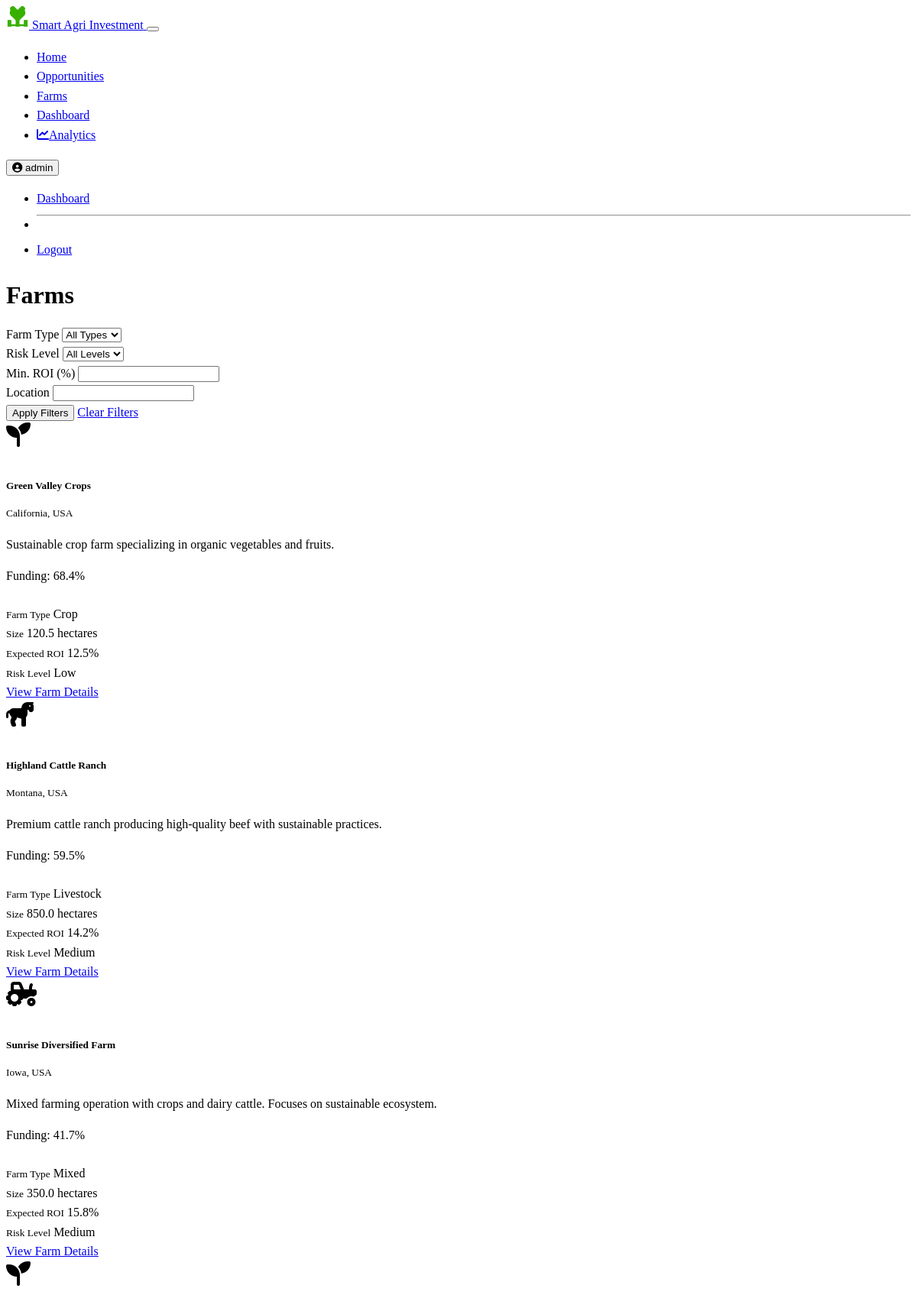
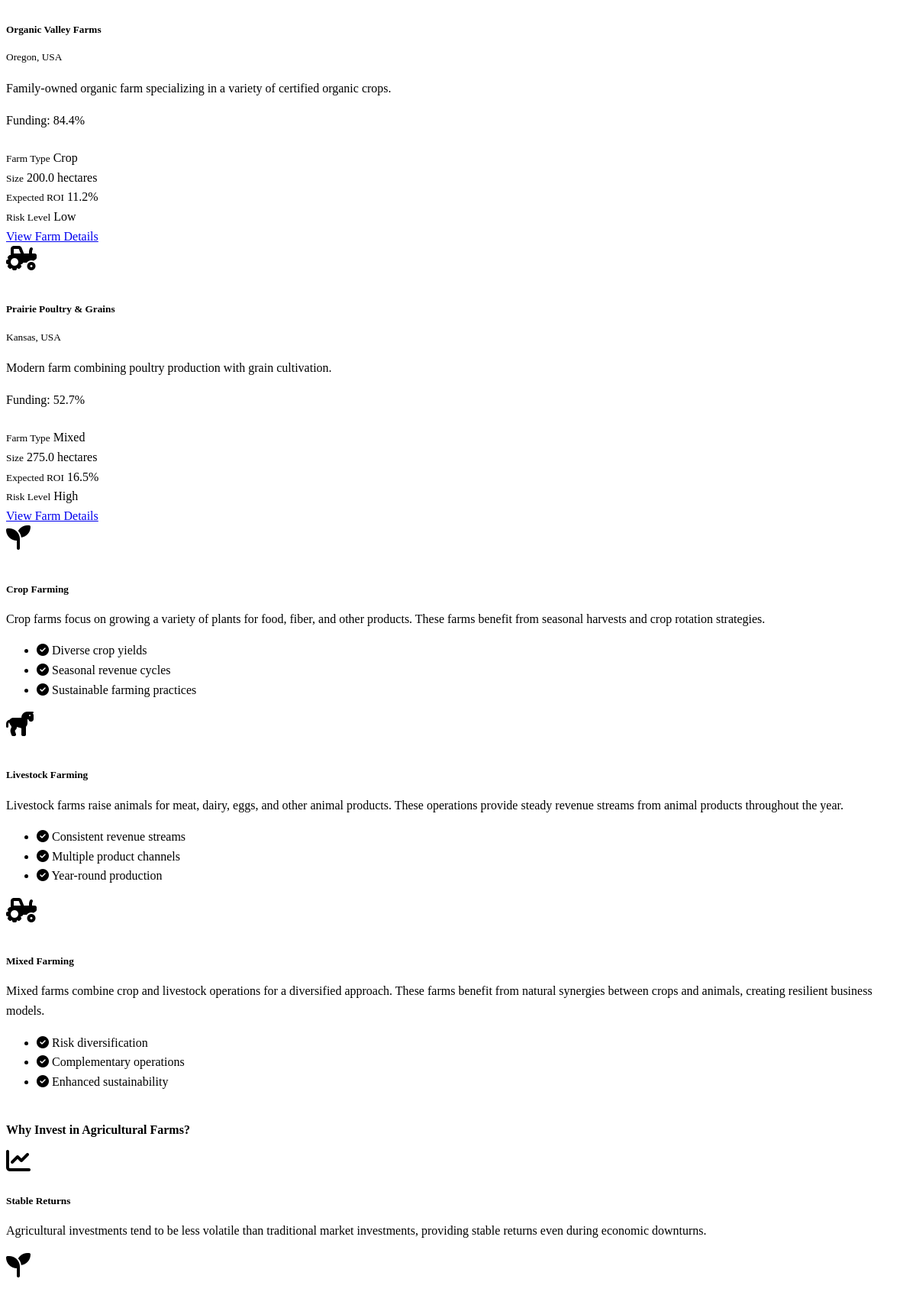
Screenshot of /farms (signed in, upper part) with the database file from the repository (2 pictures, top to bottom).
### models.py (models this page shows, shortened)
class User(UserMixin, db.Model):
    id = db.Column(db.Integer, primary_key=True)
    username = db.Column(db.String(64), unique=True, nullable=False)
    email = db.Column(db.String(120), unique=True, nullable=False)
    password_hash = db.Column(db.String(256), nullable=False)
    first_name = db.Column(db.String(64))
    last_name = db.Column(db.String(64))
    created_at = db.Column(db.DateTime, default=datetime.utcnow)
    is_investor = db.Column(db.Boolean, default=True)  # True for investors, False for farm managers
    total_investment = db.Column(db.Float, default=0.0)
    investments = db.relationship('Investment', backref='investor', lazy='dynamic')

class Farm(db.Model):
    id = db.Column(db.Integer, primary_key=True)
    name = db.Column(db.String(128), nullable=False)
    location = db.Column(db.String(256))
    description = db.Column(db.Text)
    farm_type = db.Column(db.String(64))  # e.g., "Crop", "Livestock", "Mixed"
    size_hectares = db.Column(db.Float)
    established_date = db.Column(db.Date)
    created_at = db.Column(db.DateTime, default=datetime.utcnow)
    total_funding_needed = db.Column(db.Float, default=0.0)
    current_funding = db.Column(db.Float, default=0.0)
    expected_roi = db.Column(db.Float)  # Percentage
    risk_level = db.Column(db.String(20))  # "Low", "Medium", "High"
    yield_history = db.Column(db.Text)  # Stored as JSON string
    owner_id = db.Column(db.Integer, db.ForeignKey('user.id'))
    investment_opportunities = db.relationship('InvestmentOpportunity', backref='farm', lazy='dynamic')
    performance_data = db.relationship('FarmPerformance', backref='farm', lazy='dynamic')
    def funding_percentage(self):
        if self.total_funding_needed == 0:
            return 0
        return (self.current_funding / self.total_funding_needed) * 100

### routes.py (the view)
@app.route('/farms')
def farms():
    all_farms = Farm.query.all()
    return render_template('farms.html', farms=all_farms)

### app.py (called while the page is built)
    @login_manager.user_loader
    def load_user(user_id):
        return models.User.query.get(int(user_id))

### templates/farms.html (shortened to what this page needs)
{% extends "base.html" %}
{% block content %}
<div class="container py-4">
    <h1 class="mb-4">Farms</h1>
    <div class="card mb-4 border-0">
        <div class="card-body">
            <form method="GET" action="{{ url_for('farms') }}">
                <div class="row g-3">
                    <div class="col-md-3">
                        <label for="farm_type" class="form-label">Farm Type</label>
                        <select class="form-select" id="farm_type" name="farm_type">
                            <option value="">All Types</option>
                        </select>
                    </div>
                    <div class="col-md-3">
                        <label for="risk_level" class="form-label">Risk Level</label>
                        <select class="form-select" id="risk_level" name="risk_level">
                            <option value="">All Levels</option>
                        </select>
                    </div>
                    <div class="col-md-3">
                        <label for="min_roi" class="form-label">Min. ROI (%)</label>
                        <input type="number" class="form-control" id="min_roi" name="min_roi" min="0" step="0.1">
                    </div>
                    <div class="col-md-3">
                        <label for="location" class="form-label">Location</label>
                        <input type="text" class="form-control" id="location" name="location">
                    </div>
                </div>
                <div class="d-flex justify-content-between mt-3">
                    <button type="submit" class="btn btn-success">Apply Filters</button>
                    <a href="{{ url_for('farms') }}" class="btn btn-outline-secondary">Clear Filters</a>
                </div>
            </form>
        </div>
    </div>
    <div class="row g-4">
        {% if farms %}
            {% for farm in farms %}
            <div class="col-md-6 col-lg-4">
                <div class="card h-100 border-0 shadow-sm card-hover">
                    <div class="card-body">
                        <div class="d-flex align-items-center mb-3">
                            <div class="bg-success bg-opacity-25 rounded-circle d-flex align-items-center justify-content-center me-3" style="width: 50px; height: 50px;">
                                {% if farm.farm_type == 'Crop' %}
                                <i class="fas fa-seedling fa-2x text-success"></i>
                                {% elif farm.farm_type == 'Livestock' %}
                                <i class="fas fa-horse fa-2x text-success"></i>
                                {% else %}
                                <i class="fas fa-tractor fa-2x text-success"></i>
                                {% endif %}
                            </div>
                            <div>
                                <h5 class="card-title mb-0">{{ farm.name }}</h5>
                                <small class="text-muted">{{ farm.location }}</small>
                            </div>
                        </div>
                        <p class="card-text">{{ farm.description[:100] }}{% if farm.description|length > 100 %}...{% endif %}</p>
                        <div class="my-3">
                            <p class="mb-1 small">Funding: {{ "%.1f"|format(farm.funding_percentage()) }}%</p>
                            <div class="progress" style="height: 8px;">
                            </div>
                        </div>
                        <div class="row g-2 mb-3">
                            <div class="col-6">
                                <div class="bg-dark-subtle p-2 rounded">
                                    <small class="text-muted d-block">Farm Type</small>
                                    <span>{{ farm.farm_type }}</span>
                                </div>
                            </div>
                            <div class="col-6">
                                <div class="bg-dark-subtle p-2 rounded">
                                    <small class="text-muted d-block">Size</small>
                                    <span>{{ farm.size_hectares }} hectares</span>
                                </div>
                            </div>
                            <div class="col-6">
                                <div class="bg-dark-subtle p-2 rounded">
                                    <small class="text-muted d-block">Expected ROI</small>
                                    <span class="text-success">{{ farm.expected_roi }}%</span>
                                </div>
                            </div>
                            <div class="col-6">
                                <div class="bg-dark-subtle p-2 rounded">
                                    <small class="text-muted d-block">Risk Level</small>
                                    <span class="{{ 'text-success' if farm.risk_level == 'Low' else 'text-warning' if farm.risk_level == 'Medium' else 'text-danger' }}">{{ farm.risk_level }}</span>
                                </div>
                            </div>
                        </div>
                        <div class="d-grid">
                            <a href="{{ url_for('farm_detail', farm_id=farm.id) }}" class="btn btn-outline-success">View Farm Details</a>
                        </div>
                    </div>
                </div>
            </div>
            {% endfor %}
        {% else %}
            <div class="col-12">
                <div class="alert alert-info">
                    <p class="mb-0">No farms match your search criteria. Please try different filters or check back later.</p>
                </div>
            </div>
        {% endif %}
    </div>
    <div class="row mt-5 g-4">
        <div class="col-lg-4">
            <div class="card h-100 border-0">
                <div class="card-body">
                    <div class="d-flex align-items-center mb-3">
                        <div class="bg-success bg-opacity-25 rounded-circle d-flex align-items-center justify-content-center me-3" style="width: 50px; height: 50px;">
                            <i class="fas fa-seedling fa-2x text-success"></i>
                        </div>
                        <h5 class="mb-0">Crop Farming</h5>
                    </div>
                    <p>Crop farms focus on growing a variety of plants for food, fiber, and other products. These farms benefit from seasonal harvests and crop rotation strategies.</p>
                    <ul class="list-unstyled mb-0">
                        <li class="mb-2"><i class="fas fa-check-circle text-success me-2"></i> Diverse crop yields</li>
                        <li class="mb-2"><i class="fas fa-check-circle text-success me-2"></i> Seasonal revenue cycles</li>
                        <li><i class="fas fa-check-circle text-success me-2"></i> Sustainable farming practices</li>
                    </ul>
                </div>
            </div>
        </div>
        <div class="col-lg-4">
            <div class="card h-100 border-0">
                <div class="card-body">
                    <div class="d-flex align-items-center mb-3">
                        <div class="bg-success bg-opacity-25 rounded-circle d-flex align-items-center justify-content-center me-3" style="width: 50px; height: 50px;">
                            <i class="fas fa-horse fa-2x text-success"></i>
                        </div>
                        <h5 class="mb-0">Livestock Farming</h5>
                    </div>
                    <p>Livestock farms raise animals for meat, dairy, eggs, and other animal products. These operations provide steady revenue streams from animal products throughout the year.</p>
                    <ul class="list-unstyled mb-0">
                        <li class="mb-2"><i class="fas fa-check-circle text-success me-2"></i> Consistent revenue streams</li>
                        <li class="mb-2"><i class="fas fa-check-circle text-success me-2"></i> Multiple product channels</li>
                        <li><i class="fas fa-check-circle text-success me-2"></i> Year-round production</li>
                    </ul>
                </div>
            </div>
        </div>
        <div class="col-lg-4">
            <div class="card h-100 border-0">
                <div class="card-body">
                    <div class="d-flex align-items-center mb-3">
                        <div class="bg-success bg-opacity-25 rounded-circle d-flex align-items-center justify-content-center me-3" style="width: 50px; height: 50px;">
                            <i class="fas fa-tractor fa-2x text-success"></i>
                        </div>
                        <h5 class="mb-0">Mixed Farming</h5>
                    </div>
                    <p>Mixed farms combine crop and livestock operations for a diversified approach. These farms benefit from natural synergies between crops and animals, creating resilient business models.</p>
                    <ul class="list-unstyled mb-0">
                        <li class="mb-2"><i class="fas fa-check-circle text-success me-2"></i> Risk diversification</li>
                        <li class="mb-2"><i class="fas fa-check-circle text-success me-2"></i> Complementary operations</li>
                        <li><i class="fas fa-check-circle text-success me-2"></i> Enhanced sustainability</li>
                    </ul>
                </div>
            </div>
        </div>
    </div>
    <div class="card mt-5 border-0">
        <div class="card-header bg-dark">
            <h4 class="mb-0">Why Invest in Agricultural Farms?</h4>
        </div>
        <div class="card-body">
            <div class="row">
                <div class="col-md-6">
                    <div class="d-flex mb-4">
                        <div class="me-3">
                            <i class="fas fa-chart-line fa-2x text-success"></i>
                        </div>
                        <div>
                            <h5>Stable Returns</h5>
                            <p class="mb-0">Agricultural investments tend to be less volatile than traditional market investments, providing stable returns even during economic downturns.</p>
                        </div>
                    </div>
                    <div class="d-flex mb-4">
                        <div class="me-3">
                            <i class="fas fa-seedling fa-2x text-success"></i>
                        </div>
                    </div>
                </div>
            </div>
        </div>
    </div>
</div>
{% endblock %}

### templates/base.html (shortened to what this page needs)
<!DOCTYPE html>
<html lang="en" data-bs-theme="dark">
<head>
    <link href="https://cdn.replit.com/agent/bootstrap-agent-dark-theme.min.css" rel="stylesheet">
    <link rel="stylesheet" href="https://cdnjs.cloudflare.com/ajax/libs/font-awesome/6.4.0/css/all.min.css">
    <link rel="stylesheet" href="{{ url_for('static', filename='css/custom.css') }}">
</head>
<body>
    <nav class="navbar navbar-expand-lg navbar-dark bg-dark">
        <div class="container">
            <a class="navbar-brand d-flex align-items-center" href="{{ url_for('index') }}">
                <span>Smart Agri Investment</span>
            </a>
            <button class="navbar-toggler" type="button" data-bs-toggle="collapse" data-bs-target="#navbarNav" aria-controls="navbarNav" aria-expanded="false" aria-label="Toggle navigation">
            </button>
            <div class="collapse navbar-collapse" id="navbarNav">
                <ul class="navbar-nav me-auto">
                    <li class="nav-item">
                        <a class="nav-link" href="{{ url_for('index') }}">Home</a>
                    </li>
                    <li class="nav-item">
                        <a class="nav-link" href="{{ url_for('investment_opportunities') }}">Opportunities</a>
                    </li>
                    <li class="nav-item">
                        <a class="nav-link" href="{{ url_for('farms') }}">Farms</a>
                    </li>
                    {% if current_user.is_authenticated %}
                    <li class="nav-item">
                        <a class="nav-link" href="{{ url_for('investor_dashboard') }}">Dashboard</a>
                    </li>
                    <li class="nav-item">
                        <a class="nav-link" href="{{ url_for('analytics_dashboard') }}">
                            <i class="fas fa-chart-line me-1"></i>Analytics
                        </a>
                    </li>
                    {% endif %}
                </ul>
                <div class="d-flex">
                    {% if current_user.is_authenticated %}
                    <div class="dropdown">
                        <button class="btn btn-outline-light dropdown-toggle" type="button" id="userDropdown" data-bs-toggle="dropdown" aria-expanded="false">
                            <i class="fas fa-user-circle me-1"></i> {{ current_user.username }}
                        </button>
                        <ul class="dropdown-menu dropdown-menu-end" aria-labelledby="userDropdown">
                            <li><a class="dropdown-item" href="{{ url_for('investor_dashboard') }}">Dashboard</a></li>
                            <li><hr class="dropdown-divider"></li>
                            <li><a class="dropdown-item" href="{{ url_for('logout') }}">Logout</a></li>
                        </ul>
                    </div>
                    {% else %}
                    <a href="{{ url_for('login') }}" class="btn btn-outline-light me-2">Login</a>
                    <a href="{{ url_for('register') }}" class="btn btn-success">Register</a>
                    {% endif %}
                </div>
            </div>
        </div>
    </nav>
    <main class="flex-shrink-0">
        {% block content %}{% endblock %}
    </main>
</body>
</html>

### static/css/custom.css (style rules this page uses)
:root { --agri-green: #38b000; --agri-green-light: rgba(56, 176, 0, 0.1); --agri-green-medium: rgba(56, 176, 0, 0.5); }
body { line-height: 1.6; }
h1, h2, h3, h4, h5, h6 { margin-bottom: 0.75rem; font-weight: 600; }
.card { transition: transform 0.2s ease, box-shadow 0.2s ease; overflow: hidden; }
.progress { overflow: visible; }

### rows the page displays
User: username "admin"
Farm: name "Green Valley Crops", location "California, USA", description "Sustainable crop farm specializing in organic vegetables and fruits.", funding_percentage "68.4", farm_type "Crop", size_hectares "120.5", expected_roi "12.5", risk_level "Low"
Farm: name "Highland Cattle Ranch", location "Montana, USA", description "Premium cattle ranch producing high-quality beef with sustainable practices.", funding_percentage "59.5", farm_type "Livestock", size_hectares "850.0", expected_roi "14.2", risk_level "Medium"
Farm: name "Sunrise Diversified Farm", location "Iowa, USA", description "Mixed farming operation with crops and dairy cattle. Focuses on sustainable ecosystem.", funding_percentage "41.7", farm_type "Mixed", size_hectares "350.0", expected_roi "15.8", risk_level "Medium"
Farm: name "Organic Valley Farms", location "Oregon, USA", description "Family-owned organic farm specializing in a variety of certified organic crops.", funding_percentage "84.4", farm_type "Crop", size_hectares "200.0", expected_roi "11.2", risk_level "Low"
Farm: name "Prairie Poultry & Grains", location "Kansas, USA", description "Modern farm combining poultry production with grain cultivation.", funding_percentage "52.7", farm_type "Mixed", size_hectares "275.0", expected_roi "16.5", risk_level "High"
